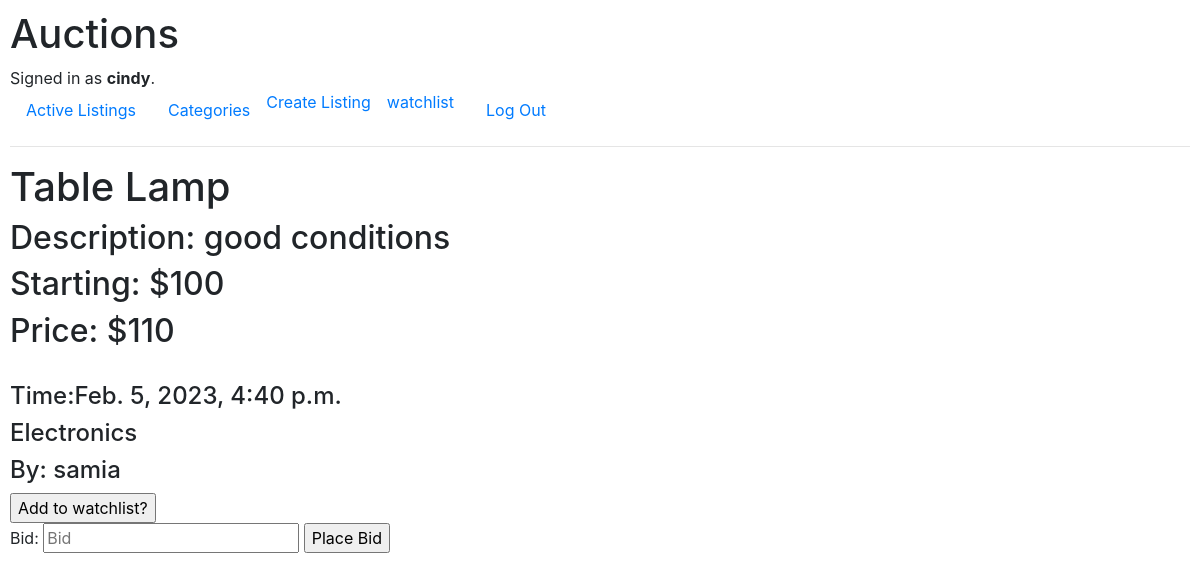
The page /listings/1 (signed in) on the database as committed earlier.
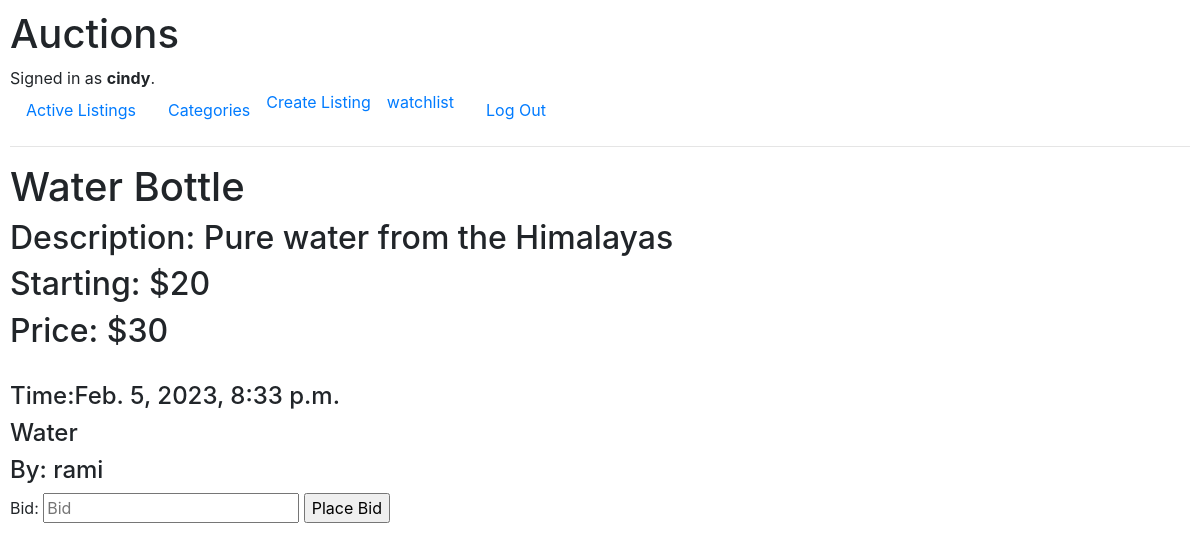
The same page on the database as committed later.
### auctions/models.py (models this page shows, shortened)
class Auction_Listing(models.Model):
    seller = models.ForeignKey(
        User, on_delete=models.CASCADE, related_name="listed_by")
    title = models.CharField(max_length=64)
    description = models.TextField(max_length=500)
    starting_bid = models.PositiveIntegerField()
    image = models.URLField(blank=True)
    time = models.DateTimeField(auto_now=True)
    category = models.CharField(max_length=64, default="Unspecified!")
    price = models.PositiveIntegerField()

class User(AbstractUser):
    pass

### auctions/views.py (the view, shortened to what this page needs)
# urls.py: path("listings/<int:listing_id>", views.view_listing, name="view_listing"),
def view_listing(request, listing_id):
    watchlists = Watchlist.objects.filter(user_w=request.user)
    items = Auction_Listing.objects.filter(pk=listing_id)
    item_title = items[0].title
    item_description = items[0].description
    watch_titles = []
    watch_descriptions = []
    for watch in watchlists:
        watch_titles.append(watch.list_item.title)
        watch_descriptions.append(watch.list_item.description)
    exist = False
    if item_title in watch_titles and item_description in watch_descriptions:
        exist = True
    form = BidListing(request.POST or None)
    something = Auction_Listing.objects.get(pk=listing_id)
    return render(request, "auctions/view_listing.html", {
        "listing": something,
        "user_l": request.user,
        "form": form,
        "exist": exist
    })

### auctions/forms.py
class BidListing(forms.Form):
    bid = forms.IntegerField(
        min_value=0, widget=forms.TextInput(attrs={'placeholder': 'Bid'}))

### auctions/templates/auctions/view_listing.html (shortened to what this page needs)
{% extends "auctions/layout.html" %}
{%block body%}
<h1>{{listing.title}}</h1>
<h2>Description: {{listing.description}}</h2>
<h2>Starting: ${{listing.starting_bid}}</h2>
<h2>Price: ${{listing.price}}</h2>
<h4>Time:{{listing.time}}</h4>
<h4>{{listing.category}}</h4>
<h4>By: {{listing.seller}}</h4>
{% if user_l != listing.seller%}
{% if not exist%}
<form action="{%url 'view_listing' listing.id%}" method="POST">
    <input type="submit" value="Add to watchlist?" name="watchlist">
</form>
{%endif%}
<form action="{%url 'view_listing' listing.id%}" method="POST">
    {{form}}
    <input type="submit" value="Place Bid" name="place_bid">
</form>
{%else%}
<form action="{%url 'view_listing' listing.id%}" method="POST">
    {%csrf_token%}
    <input type="submit" value="Close" name="close">
</form>
{%endif%}
{%endblock%}

Rows that differ between the two databases and show on the page:
changed Auction_Listing: title "Table Lamp" → "Water Bottle"; description "good conditions" → "Pure water from the Himalayas"; starting_bid "100" → "20"; price "110" → "30"; time "Feb. 5, 2023, 4:40 p.m." → "Feb. 5, 2023, 8:33 p.m."; category "Electronics" → "Water"; seller "samia" → "rami"; seller_id 2 → 1 (drawn)
Other text that changed with them:
form field watchlist: "Add to watchlist?" → (not shown)
